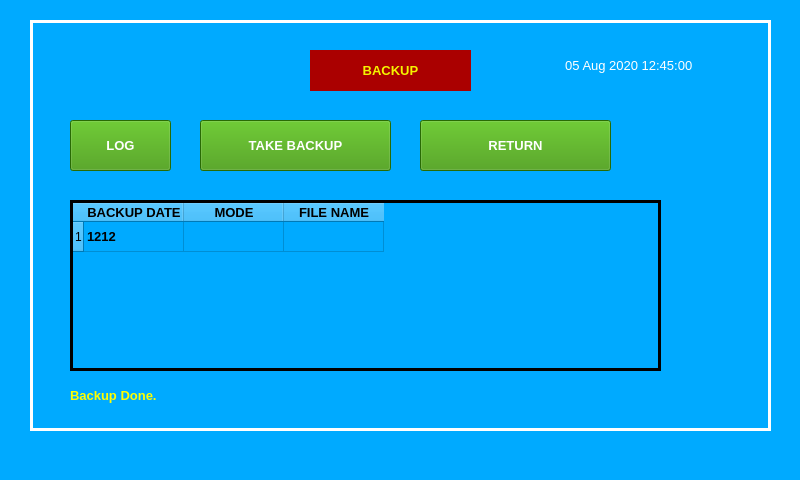
<?xml version="1.0" encoding="UTF-8"?>
<ui version="4.0">
 <class>MainWindow</class>
 <widget class="QMainWindow" name="MainWindow">
  <property name="geometry">
   <rect>
    <x>0</x>
    <y>0</y>
    <width>800</width>
    <height>480</height>
   </rect>
  </property>
  <property name="baseSize">
   <size>
    <width>0</width>
    <height>0</height>
   </size>
  </property>
  <property name="windowTitle">
   <string>MainWindow</string>
  </property>
  <property name="styleSheet">
   <string notr="true">background-color: rgb(0, 170, 255);
border-color: rgb(255, 255, 255);</string>
  </property>
  <widget class="QWidget" name="centralwidget">
   <widget class="QFrame" name="frame">
    <property name="geometry">
     <rect>
      <x>30</x>
      <y>20</y>
      <width>741</width>
      <height>411</height>
     </rect>
    </property>
    <property name="font">
     <font>
      <pointsize>10</pointsize>
     </font>
    </property>
    <property name="styleSheet">
     <string notr="true">background-color: rgb(0, 170, 255);
color: rgb(255, 255, 255);</string>
    </property>
    <property name="frameShape">
     <enum>QFrame::Box</enum>
    </property>
    <property name="frameShadow">
     <enum>QFrame::Plain</enum>
    </property>
    <property name="lineWidth">
     <number>3</number>
    </property>
    <widget class="QLabel" name="label_20">
     <property name="geometry">
      <rect>
       <x>520</x>
       <y>30</y>
       <width>161</width>
       <height>31</height>
      </rect>
     </property>
     <property name="font">
      <font>
       <family>Arial</family>
       <pointsize>10</pointsize>
       <weight>50</weight>
       <bold>false</bold>
       <underline>false</underline>
      </font>
     </property>
     <property name="styleSheet">
      <string notr="true">color: rgb(255, 255, 255);</string>
     </property>
     <property name="text">
      <string>05 Aug 2020 12:45:00 </string>
     </property>
     <property name="alignment">
      <set>Qt::AlignCenter</set>
     </property>
    </widget>
    <widget class="QLabel" name="label_9">
     <property name="geometry">
      <rect>
       <x>280</x>
       <y>30</y>
       <width>161</width>
       <height>41</height>
      </rect>
     </property>
     <property name="font">
      <font>
       <family>Arial</family>
       <pointsize>10</pointsize>
       <weight>75</weight>
       <bold>true</bold>
      </font>
     </property>
     <property name="styleSheet">
      <string notr="true">color: rgb(244, 244, 0);
background-color: rgb(170, 0, 0);</string>
     </property>
     <property name="text">
      <string>BACKUP</string>
     </property>
     <property name="alignment">
      <set>Qt::AlignCenter</set>
     </property>
    </widget>
    <widget class="QPushButton" name="pushButton_13">
     <property name="geometry">
      <rect>
       <x>40</x>
       <y>100</y>
       <width>101</width>
       <height>51</height>
      </rect>
     </property>
     <property name="font">
      <font>
       <family>Arial</family>
       <pointsize>10</pointsize>
       <weight>75</weight>
       <bold>true</bold>
      </font>
     </property>
     <property name="styleSheet">
      <string notr="true">color: rgb(255, 255, 255);
background-color: rgb(58, 150, 4);</string>
     </property>
     <property name="text">
      <string>LOG</string>
     </property>
    </widget>
    <widget class="QPushButton" name="pushButton_14">
     <property name="geometry">
      <rect>
       <x>170</x>
       <y>100</y>
       <width>191</width>
       <height>51</height>
      </rect>
     </property>
     <property name="font">
      <font>
       <family>Arial</family>
       <pointsize>10</pointsize>
       <weight>75</weight>
       <bold>true</bold>
      </font>
     </property>
     <property name="styleSheet">
      <string notr="true">color: rgb(255, 255, 255);
background-color: rgb(58, 150, 4);</string>
     </property>
     <property name="text">
      <string>TAKE BACKUP</string>
     </property>
    </widget>
    <widget class="QTableWidget" name="tableWidget">
     <property name="geometry">
      <rect>
       <x>40</x>
       <y>180</y>
       <width>591</width>
       <height>171</height>
      </rect>
     </property>
     <property name="font">
      <font>
       <family>Arial</family>
       <pointsize>10</pointsize>
      </font>
     </property>
     <property name="styleSheet">
      <string notr="true">color: rgb(0, 0, 0);</string>
     </property>
     <property name="frameShape">
      <enum>QFrame::Box</enum>
     </property>
     <property name="frameShadow">
      <enum>QFrame::Plain</enum>
     </property>
     <property name="lineWidth">
      <number>3</number>
     </property>
     <property name="gridStyle">
      <enum>Qt::SolidLine</enum>
     </property>
     <property name="sortingEnabled">
      <bool>true</bool>
     </property>
     <row>
      <property name="text">
       <string>1</string>
      </property>
     </row>
     <column>
      <property name="text">
       <string>BACKUP DATE</string>
      </property>
      <property name="font">
       <font>
        <family>Arial</family>
        <pointsize>10</pointsize>
        <weight>75</weight>
        <bold>true</bold>
       </font>
      </property>
      <property name="background">
       <color>
        <red>255</red>
        <green>255</green>
        <blue>255</blue>
       </color>
      </property>
     </column>
     <column>
      <property name="text">
       <string>MODE</string>
      </property>
      <property name="font">
       <font>
        <family>Arial</family>
        <pointsize>10</pointsize>
        <weight>75</weight>
        <bold>true</bold>
       </font>
      </property>
     </column>
     <column>
      <property name="text">
       <string>FILE NAME</string>
      </property>
      <property name="font">
       <font>
        <family>Arial</family>
        <pointsize>10</pointsize>
        <weight>75</weight>
        <bold>true</bold>
       </font>
      </property>
     </column>
     <item row="0" column="0">
      <property name="text">
       <string>1212</string>
      </property>
      <property name="font">
       <font>
        <family>Arial</family>
        <pointsize>10</pointsize>
        <weight>75</weight>
        <bold>true</bold>
       </font>
      </property>
     </item>
     <item row="0" column="1">
      <property name="text">
       <string/>
      </property>
      <property name="font">
       <font>
        <family>Arial</family>
        <pointsize>12</pointsize>
        <weight>75</weight>
        <bold>true</bold>
       </font>
      </property>
     </item>
    </widget>
    <widget class="QLabel" name="label_44">
     <property name="geometry">
      <rect>
       <x>40</x>
       <y>360</y>
       <width>481</width>
       <height>31</height>
      </rect>
     </property>
     <property name="font">
      <font>
       <pointsize>10</pointsize>
       <weight>75</weight>
       <bold>true</bold>
      </font>
     </property>
     <property name="styleSheet">
      <string notr="true">color: rgb(255, 255, 0);</string>
     </property>
     <property name="text">
      <string>Backup Done.</string>
     </property>
     <property name="alignment">
      <set>Qt::AlignLeading|Qt::AlignLeft|Qt::AlignVCenter</set>
     </property>
    </widget>
    <widget class="QPushButton" name="pushButton_15">
     <property name="geometry">
      <rect>
       <x>390</x>
       <y>100</y>
       <width>191</width>
       <height>51</height>
      </rect>
     </property>
     <property name="font">
      <font>
       <family>Arial</family>
       <pointsize>10</pointsize>
       <weight>75</weight>
       <bold>true</bold>
      </font>
     </property>
     <property name="styleSheet">
      <string notr="true">color: rgb(255, 255, 255);
background-color: rgb(58, 150, 4);</string>
     </property>
     <property name="text">
      <string>RETURN</string>
     </property>
    </widget>
   </widget>
  </widget>
  <widget class="QMenuBar" name="menubar">
   <property name="geometry">
    <rect>
     <x>0</x>
     <y>0</y>
     <width>800</width>
     <height>21</height>
    </rect>
   </property>
  </widget>
  <widget class="QStatusBar" name="statusbar"/>
 </widget>
 <resources/>
 <connections/>
</ui>
